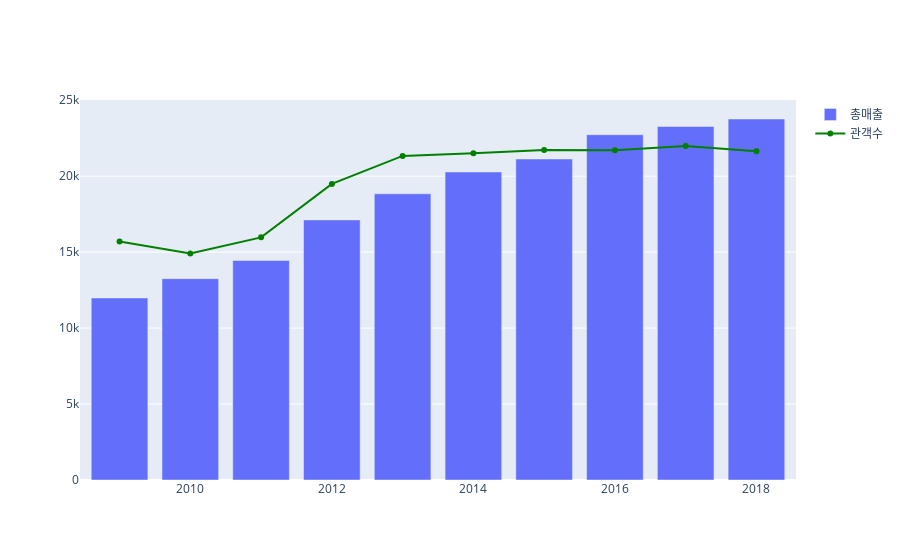

Notebook cell for this chart:
### Code cell
#1. 차트 짜기

# df = df.reset_index()
# px, go 로 차트짤때 df 의 인덱스는 컬럼이 아니어야 함

fig = go.Figure()

fig.add_trace( go.Bar(x=df.index, y=df['총매출'], name='총매출')  )
fig.add_trace( go.Line(x=df.index, y=df['관객수'], name= '관객수', line={'color': 'green'})) # line : 색 변경

### Figure 1 — Plotly figure (JSON) as saved in the notebook; plotly's stock layout.template omitted (floating-point values rounded to 4 significant figures)
{"data": [{"name": "총매출", "type": "bar", "x": [2009, 2010, 2011, 2012, 2013, 2014, 2015, 2016, 2017, 2018], "y": [11984, 13255, 14449, 17123, 18840, 20276, 21131, 22730, 23271, 23764]}, {"line": {"color": "green"}, "name": "관객수", "type": "scatter", "x": [2009, 2010, 2011, 2012, 2013, 2014, 2015, 2016, 2017, 2018], "y": [15696, 14918, 15972, 19489, 21335, 21506, 21729, 21702, 21987, 21639]}], "layout": {}}
